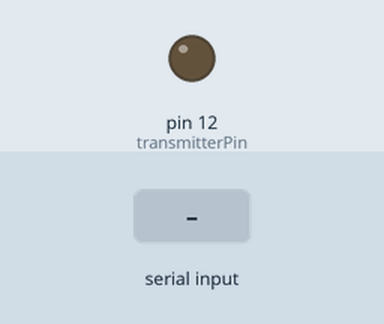
Bench run of a sketch on a simulated Arduino Uno, built with avr-gcc and run on an emulated ATmega328P. Shown: output pins drawn as LEDs (lit = HIGH). The inputs (shaded band) are chosen by the test bench.

Above: at 1.2 s.
1.3 s: "1" received over Serial
At 2.5 s:
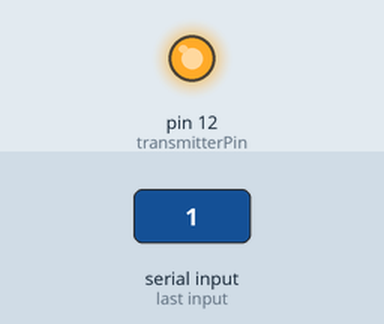
5.8 s: "0" received over Serial
Timing chart, 0 to 13.2 s (numbered marks = the images above; inputs shaded):
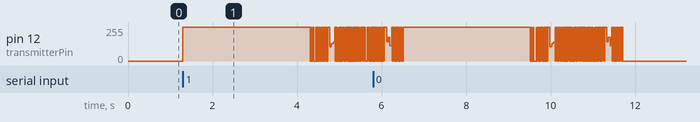

The sketch:

VLCtestModuleTransmitter.ino
```cpp
#include "VLCtransmitter.h"
int transmitterPin = 12;
VLCtransmitter transmitter = VLCtransmitter(transmitterPin);

void setup()
{
  Serial.begin(9600);
}

void loop()
{
  if(Serial.available())
  {
    Serial.read(); //clearing out the serial buffer
    digitalWrite(transmitterPin, HIGH);
    delay(3000);
    transmitter.sendStringToReceiver("abcdefghijklmnopqrstuvwxyz");
  }
}
```

VLCtransmitter.cpp
```cpp
#include "VLCtransmitter.h"

VLCtransmitter::VLCtransmitter(int signalPin)
{
  this->transistorSignalPin = signalPin;
  pinMode(signalPin, OUTPUT);
  digitalWrite(signalPin, LOW);
}


void VLCtransmitter::sendStringToReceiver(String message)
{
  for(int messageIndex = 0; messageIndex < message.length(); messageIndex++)
  {
    char currentCharacter = message[messageIndex];
    sendCharacterToReceiver(currentCharacter);
  }
}

void VLCtransmitter::sendCharacterToReceiver(char character)
{
  sendByteToReceiver((byte)character);
}

void VLCtransmitter::sendIntegerToReceiver(int integerValue)
{
  sendByteToReceiver((byte)integerValue);
}

void VLCtransmitter::sendByteToReceiver(byte byteValue)
{
  String stringOfBits = convertByteToStringOfBits(byteValue);
  sendStringOfBits(stringOfBits);
}

String VLCtransmitter::convertByteToStringOfBits(byte byteValue)
{
  int currentBitIndex = 7;
  String stringOfBits = "00000000";
  while(byteValue > 0)
  {
    if(byteValue % 2 == 0)
    {
      stringOfBits[currentBitIndex] = '0';
    }
    else
    {
      stringOfBits[currentBitIndex] = '1';
    }

    byteValue /= 2;
    currentBitIndex--;
  }
  return stringOfBits;
}

void VLCtransmitter::sendStringOfBits(String stringOfBits)
{
  sendBit(STARTBIT);
  for(int bitIndex = 0; bitIndex < stringOfBits.length(); bitIndex++)
  {
    char bitToSend = stringOfBits[bitIndex];
    sendBit(bitToSend);
  }
  sendBit(ENDBIT);
}

void VLCtransmitter::sendBit(char bitToSend)
{
  if(bitToSend == '1')
  {
    digitalWrite(transistorSignalPin, HIGH);
  }
  else
  {
    digitalWrite(transistorSignalPin, LOW);
  }
  delayMicroseconds(standardDelayBetweenBitsInMicroseconds);
}
```

VLCtransmitter.h
```cpp
#ifndef VLCtransmitter_h
#define VLCtransmitter_h

#include "Arduino.h"

class VLCtransmitter
{

  public:
  static const long long int standardDelayBetweenBitsInMicroseconds = 500000;
  static const char STARTBIT = '1';
  static const char ENDBIT = '0';

  VLCtransmitter(int signalPin);

  void sendStringToReceiver(String message);
  void sendCharacterToReceiver(char character);
  void sendIntegerToReceiver(int integerValue);
  void sendByteToReceiver(byte byteValue);
  String convertByteToStringOfBits(byte byteValue);
  void sendStringOfBits(String byteString);
  void sendBit(char bitToSend);

  private:
  int transistorSignalPin;

};


#endif
```
